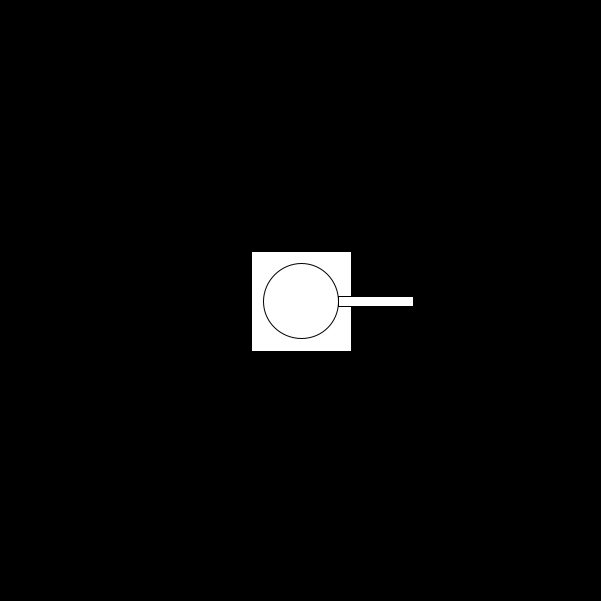
Frame 1 (no input)
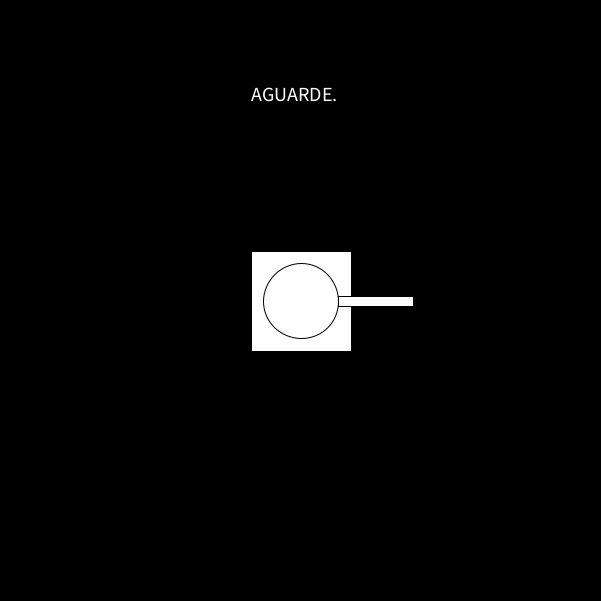
Frame 60 (the mouse pressed at the canvas centre just before this capture)
Frame 120 (the mouse held since frame 60 and released just before this capture): identical to frame 60, image omitted

The Processing sketch that drew these frames (run headless with seeded random() and noise(); from frame 60 on, the mouse is pressed at the canvas centre):

// Processing sketch: processing_155092
// ── processing_155092.pde

void setup(){
   size(601,601);
   rectMode(CENTER);
   background(0);
}
int objeto1 = 0;
int cordenada1 = 0;
int cordenada2= 0;
int bal1x = 0;
int bal1y = 0;
int bal2x = 0;
int bal2y = 0;
int bal3x = 0;
int bal3y = 0;

int qd1 = 0;
int qd2 = 0;
int wd1 = 0;
int wd2 = 0;
int ed1 = 0;
int ed2 = 0;

int at1 = 0;
int at2 = 0;
int at3 = 0;

int x = 1;

int c1 = 0;
int v1 = 0;
int c2 = 0;
int v2 = 0;
int c3 = 0;
int v3 = 0;

int tempo = 0;
void draw(){
if(tempo > 0)
{
background(0);
textSize(20);
 text("AGUARDE.",251,101);
}
if(tempo > 200)
{
background(0);
textSize(20);
 text("AGUARDE..",251,101);
}
if(tempo > 400)
{
background(0);
textSize(20);
 text("AGUARDE...",251,101);
}
if(tempo > 600)
{
background(0);
}
translate(301,301);

if(c1 < cordenada1)
{
  c1 = c1 +1;
}
if(c1 > cordenada1)
{
  c1 = c1 -1;
}
if(v1 < cordenada2)
{
  v1 = v1 +1;
}

if(v1 > cordenada2)
{
  v1 = v1 -1;
}

if(c2 < cordenada1)
{
  c2 = c2 +1;
}
if(c2 > cordenada1)
{
  c2 = c2 -1;
}
if(v2 < cordenada2)
{
  v2 = v2 +1;
}

if(v2 > cordenada2)
{
  v2 = v2 -1;
}

if(c3 < cordenada1)
{
  c3 = c3 +1;
}
if(c3 > cordenada1)
{
  c3 = c3 -1;
}
if(v3 < cordenada2)
{
  v3 = v3 +1;
}

if(v3 > cordenada2)
{
  v3 = v3 -1;
}

 if (keyPressed) {
    if (key == 'a' || key == 'A') {
cordenada1 = cordenada1 - 1;
    }
 }

 if (keyPressed) {
    if (key == 'w' || key == 'W') {
cordenada2 = cordenada2 - 1;
    }
 }

 if (keyPressed) {
    if (key == 'd' || key == 'D') {
cordenada1 = cordenada1 + 1;
    }
 }
 
  if (keyPressed) {
    if (key == 's' || key == 'S') {
cordenada2 = cordenada2 + 1;
    }
    
  }
  if (keyPressed) {
    if (key == 'ç' || key == 'Ç') {
    x = 1;
    at1 = 0;
    at2 = 0;
    at3 = 0;
    
qd1 = 0;
qd2 = 0;
wd1 = 0;
wd2 = 0;
ed1 = 0;
ed2 = 0;
   }
  }
  if (keyPressed) {
    if (key == 'l' || key == 'L') {
    x = 2;
    at1 = 0;
    at2 = 0;
    at3 = 0;
    
qd1 = 0;
qd2 = 0;
wd1 = 0;
wd2 = 0;
ed1 = 0;
ed2 = 0;
   }
  }
  if (keyPressed) {
    if (key == 'k' || key == 'K') {
    x = 3;
    at1 = 0;
    at2 = 0;
    at3 = 0;
    
qd1 = 0;
qd2 = 0;
wd1 = 0;
wd2 = 0;
ed1 = 0;
ed2 = 0;
   }
  }
  if (keyPressed) {
    if (key == 'o' || key == 'O') {
    x = 4;
    
    at1 = 0;
    at2 = 0;
    at3 = 0;
    
qd1 = 0;
qd2 = 0;
wd1 = 0;
wd2 = 0;
ed1 = 0;
ed2 = 0;
   }
  }

  if(at1 == 1)
  {
  
    if(c1 < cordenada1)
{
  c1 = c1 -1;
}
if(c1 > cordenada1)
{
  c1 = c1 +1;
}
if(v1 < cordenada2)
{
  v1 = v1 -1;
}
if(v1 > cordenada2)
{
  v1 = v1 +1;
}

    
  rect(bal1x,bal1y,10,10);
  }
  
    if(at2 == 1)
  {

if(c2 < cordenada1)
{
  c2 = c2 -1;
}
if(c2 > cordenada1)
{
  c2 = c2 +1;
}
if(v2 < cordenada2)
{
  v2 = v2 -1;
}
if(v2 > cordenada2)
{
  v2 = v2 +1;
}
    
  rect(bal2x,bal2y,10,10);
  }
  
    if(at3 == 1)
  {

if(c3 < cordenada1)
{
  c3 = c3 -1;
}
if(c3 > cordenada1)
{
  c3 = c3 +1;
}
if(v3 < cordenada2)
{
  v3 = v3 -1;
}
if(v3 > cordenada2)
{
  v3 = v3 +1;
}
    
  rect(bal3x,bal3y,10,10);
  }   
  
  rect(cordenada1,cordenada2,100,100);
  ellipse(cordenada1,cordenada2, 75, 75);
      
    if(x == 1)
  {
bal1x = qd1 + c1 +100;
bal1y = qd2 + v1;
bal2x = wd1 + c2 +100;
bal2y = wd2 + v2;
bal3x = ed1 + c3 +100;
bal3y = ed2 + v3;
  rect(75 + cordenada1,cordenada2,75,10);
  }
  if(x == 2)
  {
bal1x = qd1 + c1;
bal1y = qd2 + v1 +100;
bal2x = wd1 + c2;
bal2y = wd2 + v2 +100;
bal3x = ed1 + c3;
bal3y = ed2 + v3 +100;
  rect(cordenada1,75 + cordenada2,10,75);
  }
  
    if(x == 3)
  {
bal1x = qd1 + c1 -100;
bal1y = qd2 + v1;
bal2x = wd1 + c2 -100;
bal2y = wd2 + v2;
bal3x = ed1 + c3 -100;
bal3y = ed2 + v3;
  rect(-75 + cordenada1,cordenada2,75,10);
  }
  
    if(x == 4)
  {
bal1x = qd1 + c1;
bal1y = qd2 + v1 -100;
bal2x = wd1 + c2;
bal2y = wd2 + v2 -100;
bal3x = ed1 + c3;
bal3y = ed2 + v3 -100;
  rect(cordenada1,-75 + cordenada2,10,75);
  }
  
if(x == 1)
{
qd1 = qd1 + at1;
qd2 = 0;
wd1 = wd1 + at2;
wd2 = 0;
ed1 = ed1 + at3;
ed2 = 0;
}

if(x == 2)
{
qd1 = 0;
qd2 = qd2 + at1;
wd1 = 0;
wd2 = wd2 + at2;
ed1 = 0;
ed2 = ed2 + at3;
}
if(x == 3)
{
qd1 = qd1 - at1;
qd2 = 0;
wd1 = wd1 - at2;
wd2 = 0;
ed1 = ed1 - at3;
ed2 = 0;
}

if(x == 4)
{
qd1 = 0;
qd2 = qd2 - at1;
wd1 = 0;
wd2 = wd2 - at2;
ed1 = 0;
ed2 = ed2 - at3;
}

if (keyPressed) {
    if (key == '1' || key == '1') {

at1 = 1;
   }
  }
  
if (keyPressed) {
    if (key == '2' || key == '2') {

at2 = 1;
   }
  }
if (keyPressed) {
    if (key == '3' || key == '3') {

at3 = 1;

   }
  }
if(tempo < 601)
{
tempo = tempo + 1;
at1 = 0;
at2 = 0;
at3 = 0;
}
if (keyPressed) {
    if (key == 'r' || key == 'R') {
tempo = 0;
at1 = 0;
at2 = 0;
at3 = 0;
qd1 = 0;
qd2 = 0;
wd1 = 0;
wd2 = 0;
ed1 = 0;
ed2 = 0;
   }
  }
}
